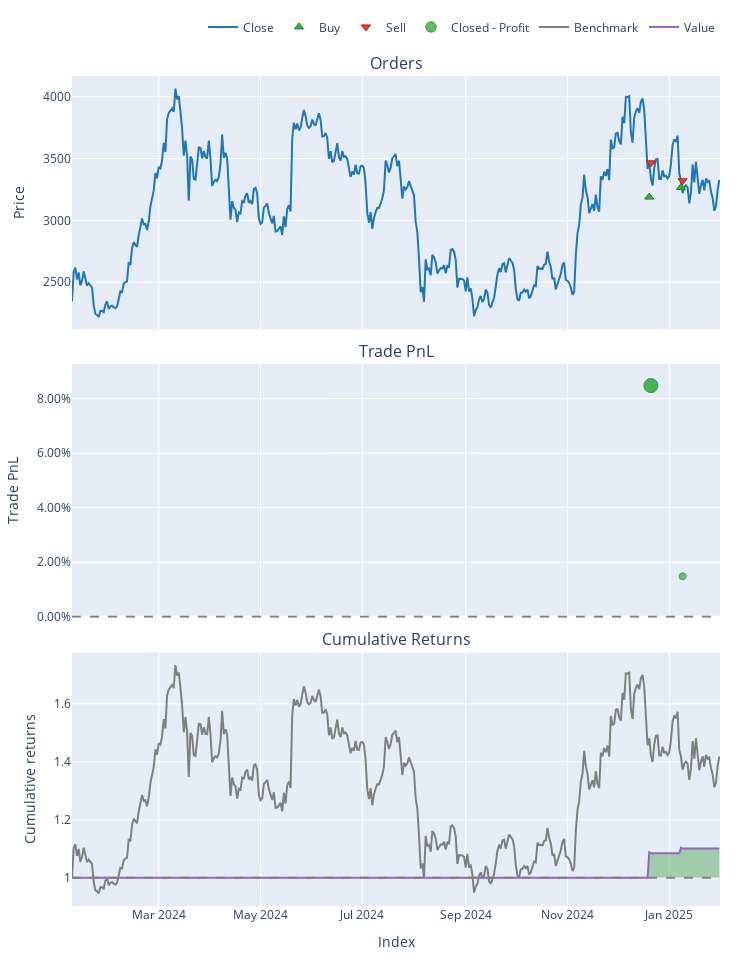

The notebook cell this image was saved under:
### Code cell
pf.plot().show()

### Figure 1 — Plotly figure (JSON) as saved in the notebook; plotly's stock layout.template omitted (floating-point values rounded to 4 significant figures; data arrays with more than 128 entries replaced by an {"elided": "..."} marker saying what was removed)
{"data": [{"legendgroup": "0", "line": {"color": "#1f77b4"}, "name": "Close", "showlegend": true, "type": "scatter", "uid": "a64c46f0-d10f-49ae-a49d-1c15da9ece1e", "x": {"elided": "389 str values"}, "xaxis": "x", "y": {"elided": "389 float values"}, "yaxis": "y"}, {"customdata": [[0, 0.1567, 0.4995], [2, 0.1659, 0.5418]], "hovertemplate": "Order Id: %{customdata[0]}<br>Timestamp: %{x}<br>Price: %{y}<br>Size: %{customdata[1]:.6f}<br>Fees: %{customdata[2]:.6f}", "legendgroup": "1", "marker": {"color": "#37B13F", "line": {"color": "rgb(38,123,44)", "width": 1}, "size": 8, "symbol": "triangle-up"}, "mode": "markers", "name": "Buy", "type": "scatter", "uid": "a14c6fc4-8e1a-431a-b8d9-1a57b859251c", "x": ["2024-12-20T00:00:00+00:00", "2025-01-08T00:00:00+00:00"], "xaxis": "x", "y": [3188.0, 3265.0], "yaxis": "y"}, {"customdata": [[1, 0.1567, 0.5429], [3, 0.1659, 0.551]], "hovertemplate": "Order Id: %{customdata[0]}<br>Timestamp: %{x}<br>Price: %{y}<br>Size: %{customdata[1]:.6f}<br>Fees: %{customdata[2]:.6f}", "legendgroup": "2", "marker": {"color": "#EA4335", "line": {"color": "rgb(181,31,18)", "width": 1}, "size": 8, "symbol": "triangle-down"}, "mode": "markers", "name": "Sell", "type": "scatter", "uid": "dd421e9f-2545-4d61-bd5a-ce8f0baeda56", "x": ["2024-12-21T00:00:00+00:00", "2025-01-09T00:00:00+00:00"], "xaxis": "x", "y": [3465.0, 3321.0], "yaxis": "y"}, {"customdata": [[0, 0, 42.35, 0.08479], [1, 1, 8.05, 0.01486]], "hovertemplate": "Exit Trade Id: %{customdata[0]}<br>Position Id: %{customdata[1]}<br>Exit Timestamp: %{x}<br>PnL: %{customdata[2]:.6f}<br>Return: %{customdata[3]:.2%}", "legendgroup": "3", "marker": {"color": "#37B13F", "line": {"color": "rgb(38,123,44)", "width": 1}, "opacity": [0.9, 0.75], "size": [14, 7], "symbol": "circle"}, "mode": "markers", "name": "Closed - Profit", "type": "scatter", "uid": "f6038993-ada8-44e4-a2db-355da2b503e4", "x": ["2024-12-21T00:00:00+00:00", "2025-01-09T00:00:00+00:00"], "xaxis": "x2", "y": [0.08479, 0.01486], "yaxis": "y2"}, {"legendgroup": "4", "line": {"color": "#7f7f7f"}, "name": "Benchmark", "showlegend": true, "type": "scatter", "uid": "4e038061-36b3-4c94-be70-0221c7cc9c8f", "x": {"elided": "389 str values"}, "xaxis": "x3", "y": {"elided": "389 float values"}, "yaxis": "y3"}, {"hoverinfo": "skip", "legendgroup": "5", "line": {"color": "rgba(0, 0, 0, 0)", "width": 0}, "opacity": 0, "showlegend": false, "type": "scatter", "uid": "bcaa9477-0148-4596-89e0-40790281afb0", "x": {"elided": "389 str values"}, "xaxis": "x3", "y": {"elided": "389 int values"}, "yaxis": "y3"}, {"connectgaps": false, "fill": "tonexty", "fillcolor": "rgba(0, 128, 0, 0.3)", "hoverinfo": "skip", "legendgroup": "5", "line": {"color": "rgba(0, 0, 0, 0)", "width": 0}, "opacity": 0, "showlegend": false, "type": "scatter", "uid": "020ffb76-1c3b-4efb-8660-5da280d01a6b", "x": {"elided": "389 str values"}, "xaxis": "x3", "y": {"elided": "389 float values"}, "yaxis": "y3"}, {"legendgroup": "6", "line": {"color": "#9467bd"}, "name": "Value", "showlegend": true, "type": "scatter", "uid": "8aeb2541-59d0-451c-8a07-786007db0d7d", "x": {"elided": "389 str values"}, "xaxis": "x3", "y": {"elided": "389 float values"}, "yaxis": "y3"}, {"hoverinfo": "skip", "legendgroup": "5", "line": {"color": "rgba(0, 0, 0, 0)", "width": 0}, "opacity": 0, "showlegend": false, "type": "scatter", "uid": "4d576219-43e2-42d1-ae00-7f9d0e617337", "x": {"elided": "389 str values"}, "xaxis": "x3", "y": {"elided": "389 int values"}, "yaxis": "y3"}], "layout": {"annotations": [{"font": {"size": 16}, "showarrow": false, "text": "Orders", "x": 0.5, "xanchor": "center", "xref": "paper", "y": 1, "yanchor": "bottom", "yref": "paper"}, {"font": {"size": 16}, "showarrow": false, "text": "Trade PnL", "x": 0.5, "xanchor": "center", "xref": "paper", "y": 0.6528, "yanchor": "bottom", "yref": "paper"}, {"font": {"size": 16}, "showarrow": false, "text": "Cumulative Returns", "x": 0.5, "xanchor": "center", "xref": "paper", "y": 0.3056, "yanchor": "bottom", "yref": "paper"}], "height": 960, "legend": {"orientation": "h", "traceorder": "normal", "x": 1, "xanchor": "right", "y": 1.042, "yanchor": "bottom"}, "margin": {"b": 30, "l": 30, "r": 30, "t": 30}, "shapes": [{"line": {"color": "gray", "dash": "dash"}, "type": "line", "x0": 0, "x1": 1, "xref": "paper", "y0": 0, "y1": 0, "yref": "y2"}, {"line": {"color": "gray", "dash": "dash"}, "type": "line", "x0": 0, "x1": 1, "xref": "paper", "y0": 1, "y1": 1, "yref": "y3"}], "showlegend": true, "width": 750, "xaxis": {"anchor": "y", "domain": [0, 1], "matches": "x3", "showticklabels": false}, "xaxis2": {"anchor": "y2", "domain": [0, 1], "matches": "x3", "showticklabels": false}, "xaxis3": {"anchor": "y3", "domain": [0, 1], "title": {"text": "Index"}}, "yaxis": {"anchor": "x", "domain": [0.6944, 1], "title": {"text": "Price"}}, "yaxis2": {"anchor": "x2", "domain": [0.3472, 0.6528], "tickformat": ".2%", "title": {"text": "Trade PnL"}}, "yaxis3": {"anchor": "x3", "domain": [0, 0.3056], "title": {"text": "Cumulative returns"}}}}
